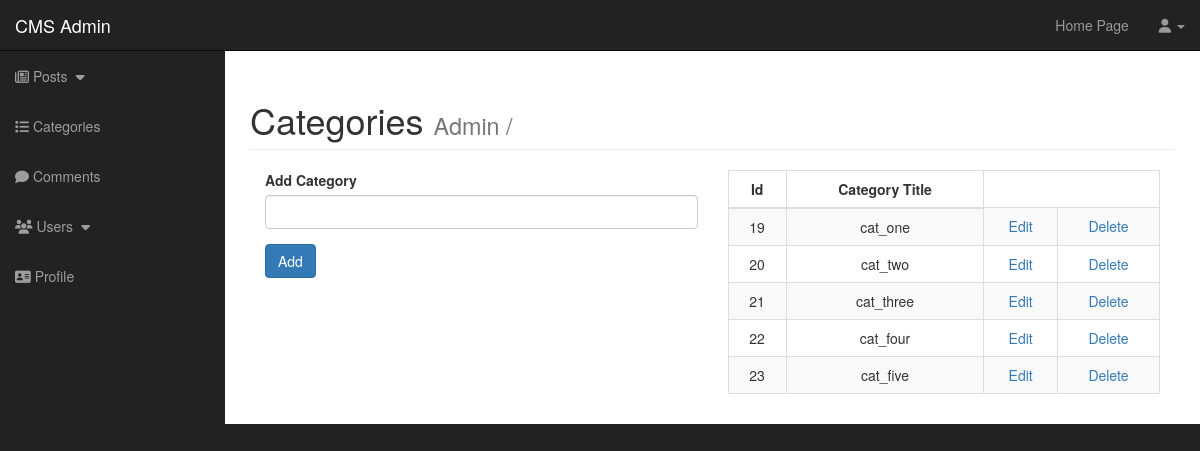
The app's page /admin/categories.php with its own data.
### tables this page shows
CREATE TABLE `categories` (
  `cat_id` int(3) NOT NULL,
  `cat_title` varchar(255) NOT NULL
);

### admin/categories.php (the view, shortened to what this page needs)
<?php include "includes/admin-header.php" ?>
<body>
    <div id="wrapper">
        <?php include "includes/admin-navigation.php" ?>
        <div id="page-wrapper">
            <div class="container-fluid">
                <div class="row">
                    <div class="col-lg-12">
                        <h1 class="page-header">
                            Categories
                            <small>Admin / <?=$_SESSION['username']?></small>
                        </h1>
                        <div class="col-md-6">
                            <?php
                                if(isset($_GET['edit'])){
                                    $edit_input_id = $_GET['edit'];
                                    $query = "SELECT * FROM categories WHERE cat_id = $edit_input_id";
                                    $edit_input_query = mysqli_query($connection,$query);
                                    $row = mysqli_fetch_assoc($edit_input_query);
                                    $edit_input_title = $row['cat_title'];
                            ?>
                                    <form action="" method="POST">
                                        <div class="form-group">
                                            <label for="">Edit Category</label>
                                            <input type="text" name="edit_cat" class="form-control" value="<?=$edit_input_title?>">
                                        </div>
                                        <div class="form-group">
                                            <input type="submit" value="Edit" class="btn btn-primary" name="submit_update">
                                        </div>
                                    </form>
                            <?php
                                }else {
                            ?>
                                    <form action="" method="POST">
                                        <div class="form-group">
                                            <label for="">Add Category</label>
                                            <input type="text" name="new_cat" class="form-control" required>
                                        </div>
                                        <div class="form-group">
                                            <input type="submit" value="Add" class="btn btn-primary" name="submit_cat">
                                        </div>
                                    </form>
                            <?php
                                }
                            ?>
                        </div>
                        <div class="col-md-6">
                            <table class="table table-hover table-striped table-bordered">
                                <thead>
                                        <tr>
                                            <th class="text-center">Id</th>
                                            <th class="text-center">Category Title</th>
                                        </tr>
                                </thead>
                                <tbody>
                                        <?php
                                            $query = "SELECT * FROM categories";
                                            $read_cat = mysqli_query($connection,$query);
                                            while($row = mysqli_fetch_assoc($read_cat)){
                                                $cat_id = $row['cat_id'];
                                                $cat_title = $row['cat_title'];
                                        ?>
                                            <tr>
                                                <td class="text-center"><?=$cat_id?></td>
                                                <td class="text-center"><?=$cat_title?></td>
                                                <td class="text-center"><a href="categories.php?edit=<?=$cat_id?>">Edit</a></td>
                                                <td class="text-center"><a href="categories.php?delete=<?=$cat_id?>">Delete</a></td>
                                            </tr>
                                        <?php
                                            }
                                        ?>
                                </tbody>
                            </table>
                        </div>
                    </div>
                </div>
            </div>
        </div>
    </div>
    <?php include "includes/admin-footer.php" ?>
</body>

### admin/css/sb-admin.css (style rules this page uses)
body { margin-top: 100px; background-color: #222; }
@media (min-width:768px) { body { margin-top: 50px; } }
#wrapper { padding-left: 0; }
#page-wrapper { width: 100%; padding: 0; background-color: #fff; }
@media (min-width:768px) { #wrapper { padding-left: 225px; } }
@media (min-width:768px) { #page-wrapper { padding: 10px; } }

### records on screen
categories: cat_id "19", cat_title "cat_one"
categories: cat_id "20", cat_title "cat_two"
categories: cat_id "21", cat_title "cat_three"
categories: cat_id "22", cat_title "cat_four"
categories: cat_id "23", cat_title "cat_five"
